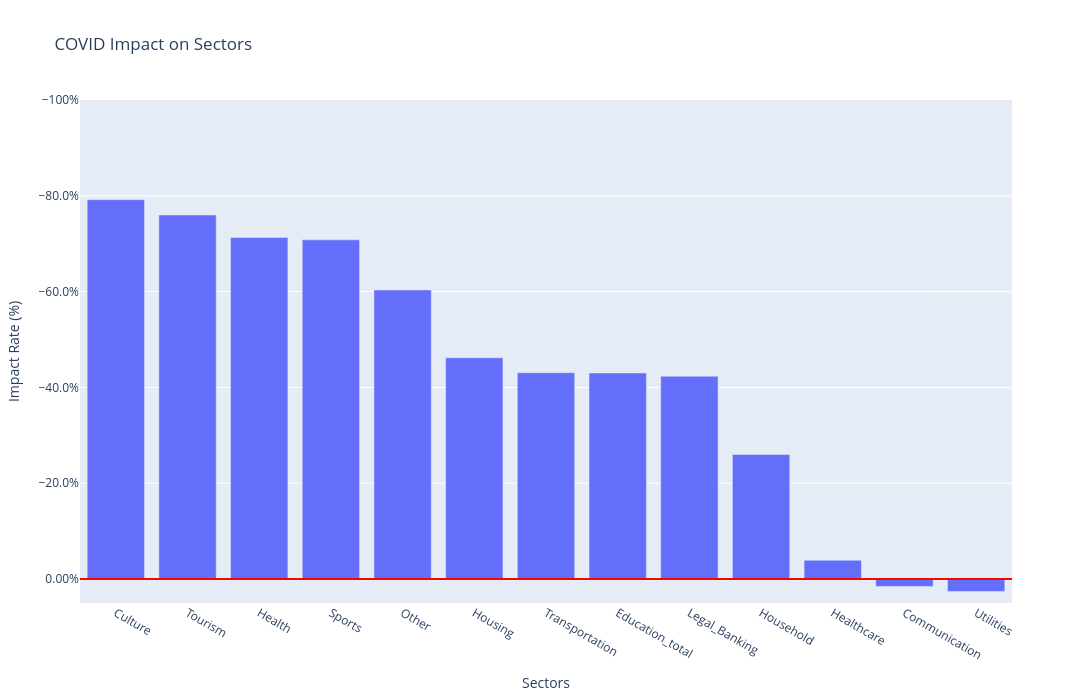

The code cell stored with this chart in its notebook:
### Code cell
# Calculating the percentage change between 2019 and 2020
df_covid = df[df['Year'].isin([2019, 2020])].sort_values('Year')
covid_impact = df_covid[sector_cols].pct_change() * 100
# Taking the results and sorting them to see which sectors were hit hardest
covid_impact = covid_impact.iloc[1].sort_values()
# Creating the bar chart to visualize impact rate on each sector
fig = px.bar(x=covid_impact.index, 
             y=covid_impact.values,
             title='COVID Impact on Sectors',
             labels={'x':'Sectors', 'y':'Impact Rate (%)'},
             width=1500, 
             height=700)
# Adding a red line at 0 to show the baseline clearly
fig.add_hline(y=0, line_color="red")
# Setting the y-axis range to show the drop and fixed the axis to keep it stable
fig.update_layout(yaxis=dict(range=[5, -100], tickformat=".3s", ticksuffix="%"))
fig.update_layout(xaxis_fixedrange=True, yaxis_fixedrange=True)
fig.show()

### Figure 1 — Plotly figure (JSON) as saved in the notebook; plotly's stock layout.template omitted (floating-point values rounded to 4 significant figures)
{"data": [{"hovertemplate": "Sectors=%{x}<br>Impact Rate (%)=%{y}<extra></extra>", "legendgroup": "", "marker": {"color": "#636efa", "pattern": {"shape": ""}}, "name": "", "orientation": "v", "showlegend": false, "textposition": "auto", "type": "bar", "x": ["Culture", "Tourism", "Health", "Sports", "Other", "Housing", "Transportation", "Education_total", "Legal_Banking", "Household", "Healthcare", "Communication", "Utilities"], "xaxis": "x", "y": [-79.2, -76.0, -71.31, -70.81, -60.35, -46.19, -43.08, -43.02, -42.34, -26.01, -3.927, 1.549, 2.585], "yaxis": "y"}], "layout": {"barmode": "relative", "height": 700, "legend": {"tracegroupgap": 0}, "shapes": [{"line": {"color": "red"}, "type": "line", "x0": 0, "x1": 1, "xref": "x domain", "y0": 0, "y1": 0, "yref": "y"}], "title": {"text": "COVID Impact on Sectors"}, "width": 1500, "xaxis": {"anchor": "y", "domain": [0, 1], "fixedrange": true, "title": {"text": "Sectors"}}, "yaxis": {"anchor": "x", "domain": [0, 1], "fixedrange": true, "range": [5, -100], "tickformat": ".3s", "ticksuffix": "%", "title": {"text": "Impact Rate (%)"}}}}
